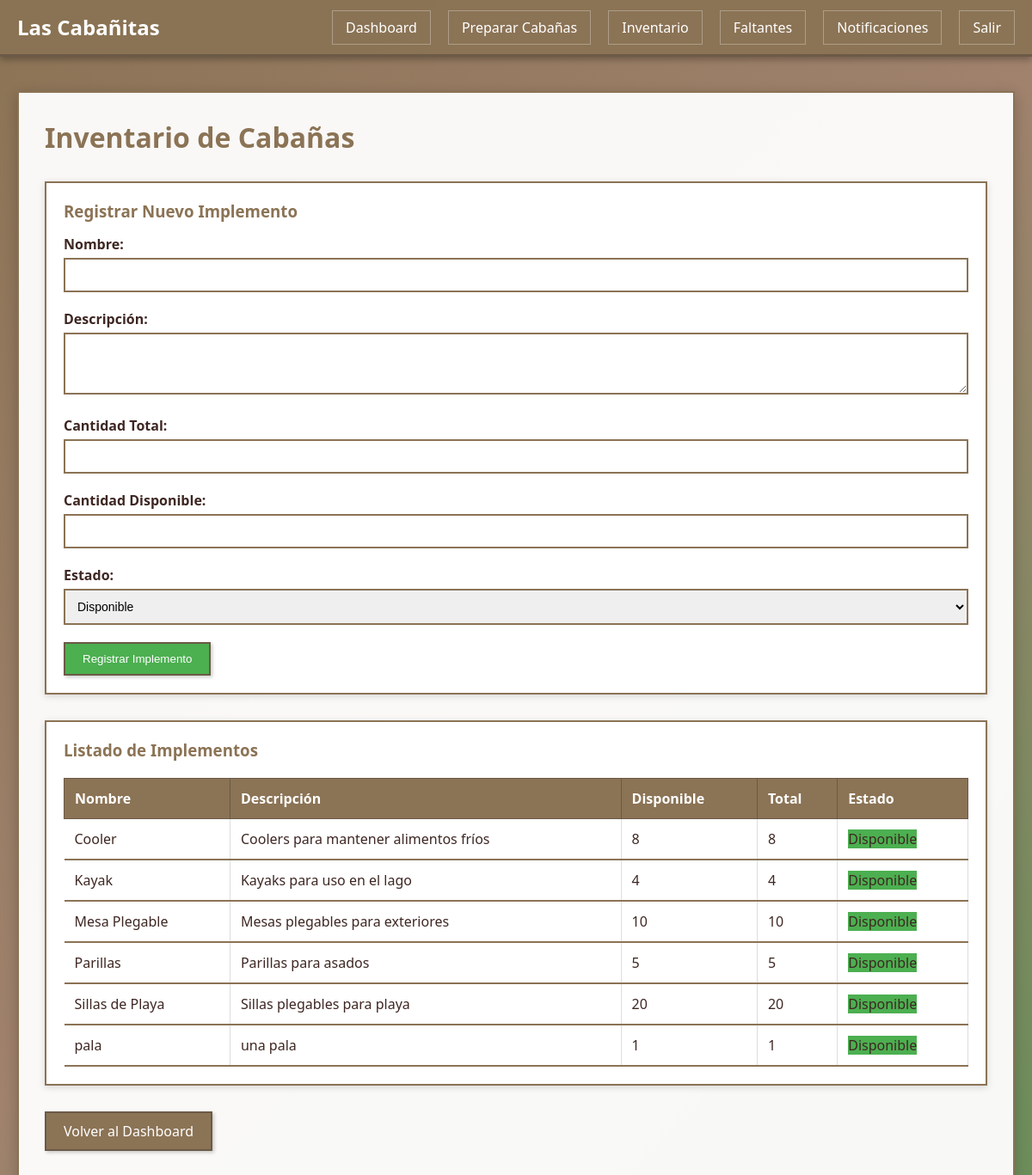
/encargado/inventario/ (signed in), run on the app's committed database.
### gestion/models.py (models this page shows, shortened)
class Implemento(models.Model):
    ESTADOS = [
        ('disponible', 'Disponible'),
        ('agotado', 'Agotado'),
        ('mantenimiento', 'En Mantenimiento'),
    ]
    idImplemento = models.AutoField(primary_key=True)
    nombre = models.CharField(max_length=200)
    descripcion = models.TextField(blank=True)
    cantidadTotal = models.IntegerField()
    cantidadDisponible = models.IntegerField()
    estado = models.CharField(max_length=20, choices=ESTADOS, default='disponible')
    class Meta:
        db_table = 'implemento'
        verbose_name = "Implemento"
        verbose_name_plural = "Implementos"

### gestion/views.py (the view)
# urls.py: path('encargado/inventario/', views.inventario_cabañas, name='inventario_cabañas'),
@encargado_required
def inventario_cabañas(request):
    if request.method == 'POST':
        form = ImplementoForm(request.POST)
        if form.is_valid():
            form.save()
            messages.success(request, 'Implemento registrado exitosamente.')
            return redirect('inventario_cabañas')
    else:
        form = ImplementoForm()
    implementos = Implemento.objects.all().order_by('nombre')
    return render(request, 'encargado/inventario_cabañas.html', {'form': form, 'implementos': implementos})

### gestion/forms.py
class ImplementoForm(forms.ModelForm):
    class Meta:
        model = Implemento
        fields = ['nombre', 'descripcion', 'cantidadTotal', 'cantidadDisponible', 'estado']
        widgets = {
            'descripcion': forms.Textarea(attrs={'rows': 3}),
        }

### gestion/templates/encargado/inventario_cabañas.html (shortened to what this page needs)
{% extends 'base.html' %}
{% block content %}
<h1 class="page-title">Inventario de Cabañas</h1>
<div class="card mb-30">
    <h3>Registrar Nuevo Implemento</h3>
    <form method="post">
        <div class="form-group">
            <label for="id_nombre">Nombre:</label>
            {{ form.nombre }}
        </div>
        <div class="form-group">
            <label for="id_descripcion">Descripción:</label>
            {{ form.descripcion }}
        </div>
        <div class="form-group">
            <label for="id_cantidadTotal">Cantidad Total:</label>
            {{ form.cantidadTotal }}
        </div>
        <div class="form-group">
            <label for="id_cantidadDisponible">Cantidad Disponible:</label>
            {{ form.cantidadDisponible }}
        </div>
        <div class="form-group">
            <label for="id_estado">Estado:</label>
            {{ form.estado }}
        </div>
        <button type="submit" class="btn btn-success">Registrar Implemento</button>
    </form>
</div>
<div class="card">
    <h3>Listado de Implementos</h3>
    {% if implementos %}
        <table>
            <thead>
                <tr>
                    <th>Nombre</th>
                    <th>Descripción</th>
                    <th>Disponible</th>
                    <th>Total</th>
                    <th>Estado</th>
                </tr>
            </thead>
            <tbody>
                {% for implemento in implementos %}
                <tr>
                    <td>{{ implemento.nombre }}</td>
                    <td>{{ implemento.descripcion|truncatewords:10 }}</td>
                    <td>{{ implemento.cantidadDisponible }}</td>
                    <td>{{ implemento.cantidadTotal }}</td>
                    <td>
                        <span class="status-{{ implemento.estado }}">
                            {{ implemento.get_estado_display }}
                        </span>
                    </td>
                </tr>
                {% endfor %}
            </tbody>
        </table>
    {% else %}
        <p>No hay implementos registrados.</p>
    {% endif %}
</div>
<div class="mt-30">
    <a href="{% url 'dashboard_encargado' %}" class="btn">Volver al Dashboard</a>
</div>
{% endblock %}

### gestion/templates/base.html (shortened to what this page needs)
<!DOCTYPE html>
<html lang="es">
<head>
    {% load static %}
    <link rel="stylesheet" href="{% static 'css/style.css' %}">
</head>
<body>
    <header>
        <nav>
            <div class="logo">Las Cabañitas</div>
            <ul class="nav-links">
                {% if user.is_authenticated %}
                    {% if user.is_staff %}
                        <li><a href="{% url 'dashboard_admin' %}">Dashboard</a></li>
                        <li><a href="{% url 'calendario_disponibilidad' %}">Calendario</a></li>
                        <li><a href="{% url 'gestion_reservas' %}">Reservas</a></li>
                        <li><a href="{% url 'gestion_cabañas' %}">Cabañas</a></li>
                        <li><a href="{% url 'gestion_clientes' %}">Clientes</a></li>
                        <li><a href="{% url 'registro_pagos' %}">Pagos</a></li>
                        <li><a href="{% url 'atender_reportes_faltantes' %}">Reportes Faltantes</a></li>
                        <li><a href="{% url 'panel_notificaciones' %}">Notificaciones</a></li>
                        <li><a href="/admin/">Admin Django</a></li>
                    {% elif user.groups.all %}
                        {% for group in user.groups.all %}
                            {% if group.name == 'Encargados' %}
                                <li><a href="{% url 'dashboard_encargado' %}">Dashboard</a></li>
                                <li><a href="{% url 'preparar_cabañas' %}">Preparar Cabañas</a></li>
                                <li><a href="{% url 'inventario_cabañas' %}">Inventario</a></li>
                                <li><a href="{% url 'reporte_faltantes' %}">Faltantes</a></li>
                                <li><a href="{% url 'notificaciones_encargado' %}">Notificaciones</a></li>
                            {% endif %}
                        {% endfor %}
                    {% endif %}
                    <li><a href="{% url 'logout' %}">Salir</a></li>
                {% else %}
                    <li><a href="{% url 'login' %}">Iniciar Sesión</a></li>
                    <li><a href="{% url 'registro_cliente' %}">Registrarse</a></li>
                {% endif %}
            </ul>
        </nav>
    </header>
    <div class="container">
        <div class="content">
            {% block content %}{% endblock %}
        </div>
    </div>
</body>
</html>

### gestion/static/css/style.css (style rules this page uses)
* { margin: 0; padding: 0; box-sizing: border-box; }
body { font-family: 'Segoe UI', Tahoma, Geneva, Verdana, sans-serif; background: linear-gradient(135deg, #8B7355 0%, #A0826D 50%, #6B8E5A 100%); min-height: 100vh; color: #3E2723; }
.container { max-width: 1200px; margin: 0 auto; padding: 20px; }
header { background: rgba(139, 115, 85, 0.95); padding: 15px 0; box-shadow: 0 3px 8px rgba(0,0,0,0.3); margin-bottom: 20px; border-bottom: 3px solid #6B5A47; }
nav { display: flex; justify-content: space-between; align-items: center; max-width: 1200px; margin: 0 auto; padding: 0 20px; }
.logo { font-size: 24px; font-weight: bold; color: #FFF; }
.nav-links { display: flex; gap: 20px; list-style: none; }
.nav-links a { color: #FFF; text-decoration: none; padding: 8px 15px; border-radius: 0; transition: background 0.3s; border: 1px solid rgba(255,255,255,0.3); }
.content { background: rgba(255, 255, 255, 0.95); border-radius: 0; padding: 30px; box-shadow: 0 4px 15px rgba(0,0,0,0.2); min-height: 500px; border: 2px solid #8B7355; }
.btn { display: inline-block; padding: 10px 20px; background: #8B7355; color: white; text-decoration: none; border-radius: 0; border: 2px solid #6B5A47; cursor: pointer; transition: all 0.3s; box-shadow: 2px 2px 4px rgba(0,0,0,0.2); }
.btn-success { background: #4CAF50; }
table { width: 100%; border-collapse: collapse; margin-top: 20px; }
table th, table td { padding: 12px; text-align: left; border-bottom: 2px solid #8B7355; border-right: 1px solid #ddd; }
table th { background: #8B7355; color: white; border: 1px solid #6B5A47; }
.form-group { margin-bottom: 20px; }
.form-group label { display: block; margin-bottom: 5px; font-weight: bold; }
.form-group input, .form-group select, .form-group textarea { width: 100%; padding: 10px; border: 2px solid #8B7355; border-radius: 0; font-size: 14px; }
.form-group textarea { resize: vertical; }
.card { background: white; border-radius: 0; padding: 20px; margin-bottom: 20px; box-shadow: 0 2px 8px rgba(0,0,0,0.15); border: 2px solid #8B7355; }
.card h3 { margin-bottom: 15px; color: #8B7355; }
.content h1 { color: #8B7355; margin-bottom: 30px; }
.content h3 { color: #8B7355; }
.page-title { color: #8B7355; margin-bottom: 30px; }
.mt-30 { margin-top: 30px; }
.mb-30 { margin-bottom: 30px; }
.status-disponible { background: #4CAF50; }

### data on the page
Implemento: nombre "Cooler", descripcion "Coolers para mantener alimentos fríos", cantidadDisponible "8", cantidadTotal "8", estado "Disponible"
Implemento: nombre "Kayak", descripcion "Kayaks para uso en el lago", cantidadDisponible "4", cantidadTotal "4", estado "Disponible"
Implemento: nombre "Mesa Plegable", descripcion "Mesas plegables para exteriores", cantidadDisponible "10", cantidadTotal "10", estado "Disponible"
Implemento: nombre "Parillas", descripcion "Parillas para asados", cantidadDisponible "5", cantidadTotal "5", estado "Disponible"
Implemento: nombre "Sillas de Playa", descripcion "Sillas plegables para playa", cantidadDisponible "20", cantidadTotal "20", estado "Disponible"
Implemento: nombre "pala", descripcion "una pala", cantidadDisponible "1", cantidadTotal "1", estado "Disponible"
